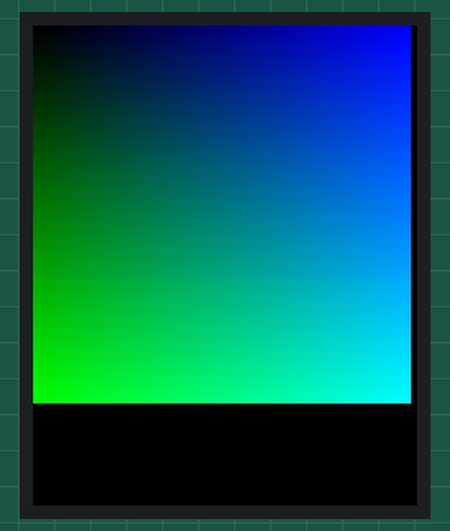
A sketch run on a simulated Arduino Uno, built with avr-gcc and run on an emulated ATmega328P. On the bench: 128×160 colour display.

Above: at 2.2 s.

The sketch:

colortest.ino
```cpp
// Define pins used by SPI to communicate with LCD display
#define cs   10
#define dc   9
#define rst  8  // you can also connect this to the Arduino reset

#include <Adafruit_GFX.h>    // Core graphics library
#include <Adafruit_ST7735.h> // Hardware-specific library
#include <SPI.h>

// Define screen size
#define WIDTH 126
#define HEIGHT 158

// Initialize the display object with the pins we chose
Adafruit_ST7735 tft = Adafruit_ST7735(cs, dc, rst);

void setup() {
  tft.initR(INITR_REDTAB);   // alternative: INITR_GREENTAB
  tft.fillScreen(ST7735_BLACK);
}

float r = 0, g = 0, b = 0;
int x, y, color;
void loop() {
  for (x = 0; x < WIDTH; x++) {
    for (y = 0; y < WIDTH; y++) {
      r = (float)x / WIDTH * 255;
      g = (float)y / WIDTH * 255;
      color = tft.Color565(b, g, r);
      tft.drawPixel(x, y, color);
    }
  }
}
```
